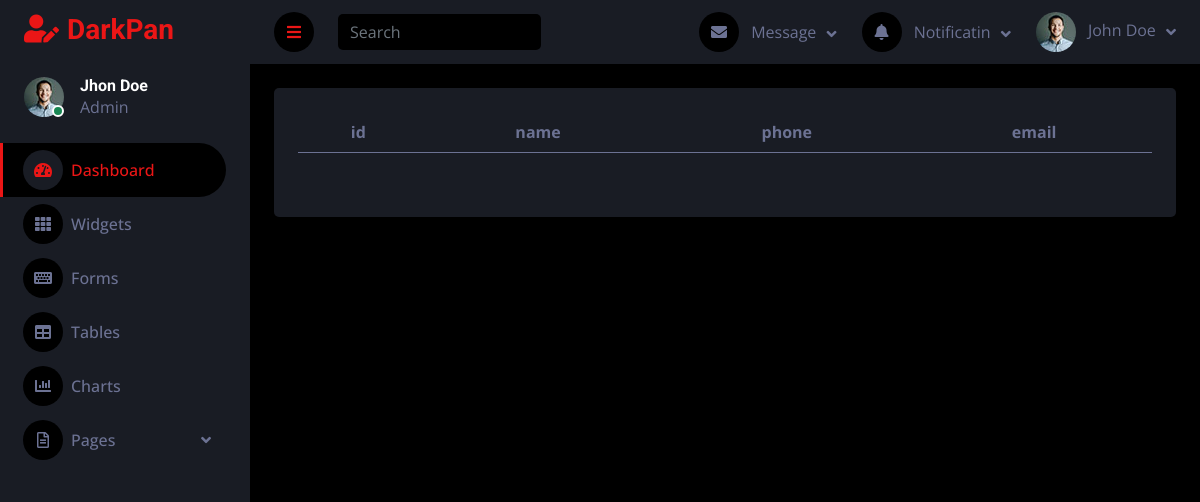
The page /seller_details/ on the database as committed earlier.
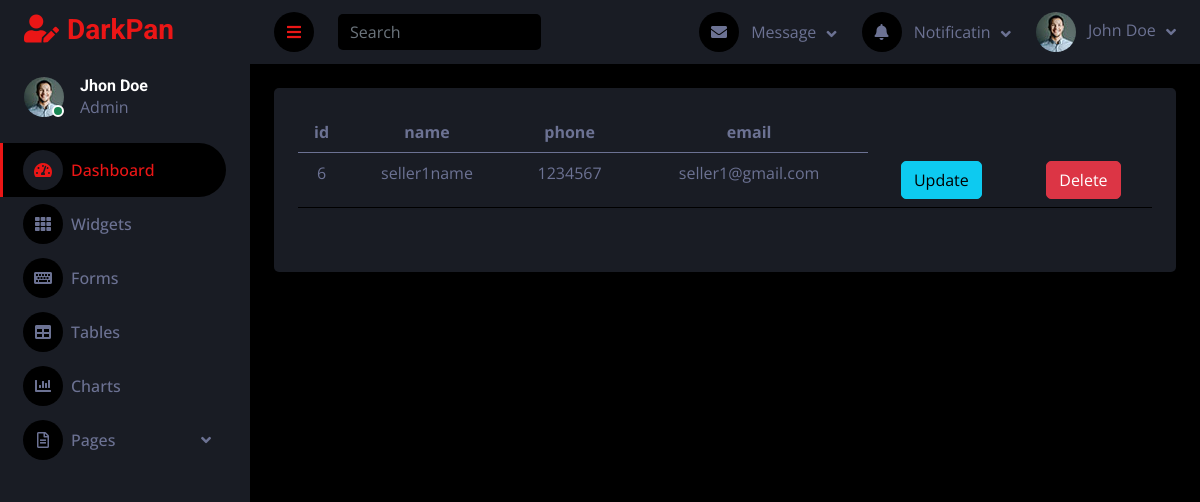
The same page on the database as committed later.
### sales_app/models.py (models this page shows, shortened)
class Seller(models.Model):
    user = models.ForeignKey(Login, on_delete=models.CASCADE, related_name="seller")
    name = models.CharField(max_length=50)
    phone_number = models.CharField(max_length=100)
    email = models.EmailField()
    status2 = models.BooleanField(default=0)

### sales_app/admin_views.py (the view)
# urls.py: path("seller_details/", admin_views.seller_details, name="seller_details"),
def seller_details(request):
    sellers=Seller.objects.all()
    return render(request, "admin/seller_details.html",{'sellers':sellers})

### template/admin/seller_details.html
{% extends 'dash.html' %}
{% block content %}
<table class="table" >
  <thead>
    <tr>
      <th scope="col">id</th>
      <th scope="col">name</th>
      <th scope="col">phone</th>
      <th scope="col">email</th>
    </tr>
  </thead>
  <tbody>
  {% for i in sellers %}
    <tr>
      <td>{{i.id}}</td>
      <td>{{i.name}}</td>
      <td>{{i.phone_number}}</td>
      <td>{{i.email}}</td>
      <td><a href="{% url 'seller_update' i.id %}" ><button class="btn btn-info">Update</button></a></td>
      <td><a href="{% url 'seller_delete' i.id %}"><button class="btn btn-danger">Delete</button></a></td>
    </tr>
  {% endfor %}
  </tbody>
</table>
{% endblock %}

Rows that differ between the two databases and show on the page:
added Seller: id "6", name "seller1name", phone_number "1234567", email "seller1@gmail.com"
